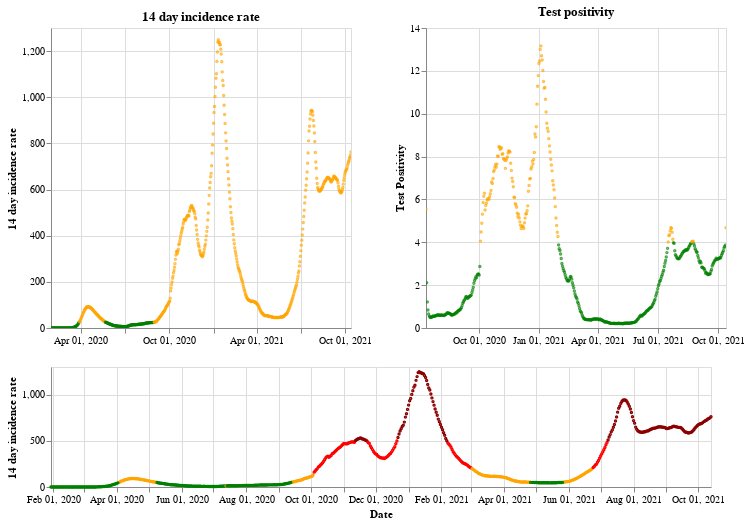

Notebook code cell kept with this figure:
### Markdown cell above
## England

### Code cell
plot_traffic_light('England')

### Figure 1 — Vega-Lite specification as saved in the notebook (floating-point values rounded to 4 significant figures; data arrays with more than 128 entries replaced by an {"elided": "..."} marker saying what was removed)
{"config": {"view": {"continuousWidth": 400, "continuousHeight": 300}}, "vconcat": [{"hconcat": [{"mark": {"type": "point", "size": 2}, "encoding": {"color": {"condition": {"value": "green", "test": "(datum.twoWeeklyCasesRate <= 25)"}, "value": "orange"}, "tooltip": [{"type": "nominal", "field": "areaName"}, {"type": "temporal", "field": "date"}, {"type": "quantitative", "field": "twoWeeklyCasesRate"}, {"type": "quantitative", "field": "testPositivity"}], "x": {"type": "temporal", "axis": {"title": ""}, "field": "date", "scale": {"domain": {"selection": "DateBrush"}}, "timeUnit": "yearmonthdate"}, "y": {"type": "quantitative", "axis": {"title": "14 day incidence rate"}, "field": "twoWeeklyCasesRate"}}, "title": "14 day incidence rate", "width": 300}, {"mark": {"type": "point", "size": 2}, "encoding": {"color": {"condition": {"value": "green", "test": "(datum.testPositivity <= 4)"}, "value": "orange"}, "tooltip": [{"type": "nominal", "field": "areaName"}, {"type": "temporal", "field": "date"}, {"type": "quantitative", "field": "twoWeeklyCasesRate"}, {"type": "quantitative", "field": "testPositivity"}], "x": {"type": "temporal", "axis": {"title": ""}, "field": "date", "scale": {"domain": {"selection": "DateBrush"}}, "timeUnit": "yearmonthdate"}, "y": {"type": "quantitative", "axis": {"title": "Test Positivity"}, "field": "testPositivity"}}, "title": "Test positivity", "width": 300}]}, {"layer": [{"mark": {"type": "point", "size": 2}, "encoding": {"color": {"condition": {"value": "orange", "test": "(((datum.testPositivity < 4) && (datum.twoWeeklyCasesRate >= 50)) && (datum.twoWeeklyCasesRate < 200))"}, "value": "red"}, "opacity": {"condition": {"value": 1, "test": "((datum.twoWeeklyCasesRate >= 50) && (datum.twoWeeklyCasesRate < 500))"}, "value": 0}, "tooltip": [{"type": "nominal", "field": "areaName"}, {"type": "temporal", "field": "date"}, {"type": "quantitative", "field": "twoWeeklyCasesRate"}, {"type": "quantitative", "field": "testPositivity"}], "x": {"type": "temporal", "axis": {"title": "Date"}, "field": "date", "timeUnit": "yearmonthdate"}, "y": {"type": "quantitative", "axis": {"title": "14 day incidence rate"}, "field": "twoWeeklyCasesRate"}}, "selection": {"DateBrush": {"type": "interval", "encodings": ["x"], "fields": ["Time"]}}}, {"mark": {"type": "point", "size": 2}, "encoding": {"color": {"value": "darkred"}, "opacity": {"condition": {"value": 1, "test": "(datum.twoWeeklyCasesRate >= 500)"}, "value": 0}, "tooltip": [{"type": "nominal", "field": "areaName"}, {"type": "temporal", "field": "date"}, {"type": "quantitative", "field": "twoWeeklyCasesRate"}, {"type": "quantitative", "field": "testPositivity"}], "x": {"type": "temporal", "axis": {"title": "Date"}, "field": "date", "timeUnit": "yearmonthdate"}, "y": {"type": "quantitative", "axis": {"title": "14 day incidence rate"}, "field": "twoWeeklyCasesRate"}}}, {"mark": {"type": "point", "size": 2}, "encoding": {"color": {"condition": {"value": "green", "test": "((datum.testPositivity < 4) && (datum.twoWeeklyCasesRate < 50))"}, "value": "orange"}, "opacity": {"condition": {"value": 1, "test": "(datum.twoWeeklyCasesRate < 50)"}, "value": 0}, "tooltip": [{"type": "nominal", "field": "areaName"}, {"type": "temporal", "field": "date"}, {"type": "quantitative", "field": "twoWeeklyCasesRate"}, {"type": "quantitative", "field": "testPositivity"}], "x": {"type": "temporal", "axis": {"title": "Date"}, "field": "date", "timeUnit": "yearmonthdate"}, "y": {"type": "quantitative", "axis": {"title": "14 day incidence rate"}, "field": "twoWeeklyCasesRate"}}}], "height": 120, "width": 660}], "data": {"name": "data-af8e4681d6276f2c8dc584956a7620ed"}, "$schema": "https://vega.github.io/schema/vega-lite/v4.8.1.json", "datasets": {"data-af8e4681d6276f2c8dc584956a7620ed": {"elided": "623 records"}}}
